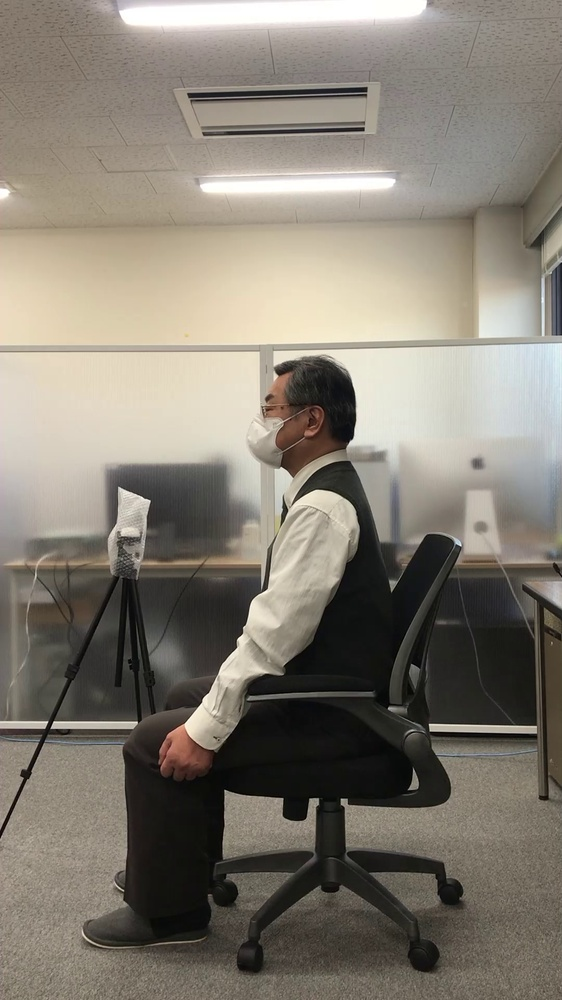
#> input picture lumina_diff/diff_sample/oka_turnoff.jpg, 562 x 1000 px, shrunk from 1080 x 1920 before the run; the run also reads 1 picture not shown here
$ python lumina.py
#> lines starting #> are read from the running program, lines starting #| are printed output that depends on the picture
import numpy as np
from PIL import Image
import sys

# 画像の読み込み
image1 = Image.open("./diff_sample/oka_turnoff.jpg")
#> image1 is the input picture: PIL image 562x1000 RGB; mean R, G, B 132.2, 125.8, 115
image2 = Image.open("./diff_sample/oka_turnon.jpg")

# RGB画像に変換
image1 = image1.convert("RGB")
image2 = image2.convert("RGB")

# NumPy配列へ変換
im1_u8 = np.array(image1)
im2_u8 = np.array(image2)

# サイズや色数が違うならエラー
if im1_u8.shape != im2_u8.shape:
    print("サイズが違います")
    sys.exit()

# 負の値も扱えるようにnp.int16に変換
im1_i16 = im1_u8.astype(np.int16)
im2_i16 = im2_u8.astype(np.int16)

# 差分配列作成
diff_i16 = im1_i16 - im2_i16
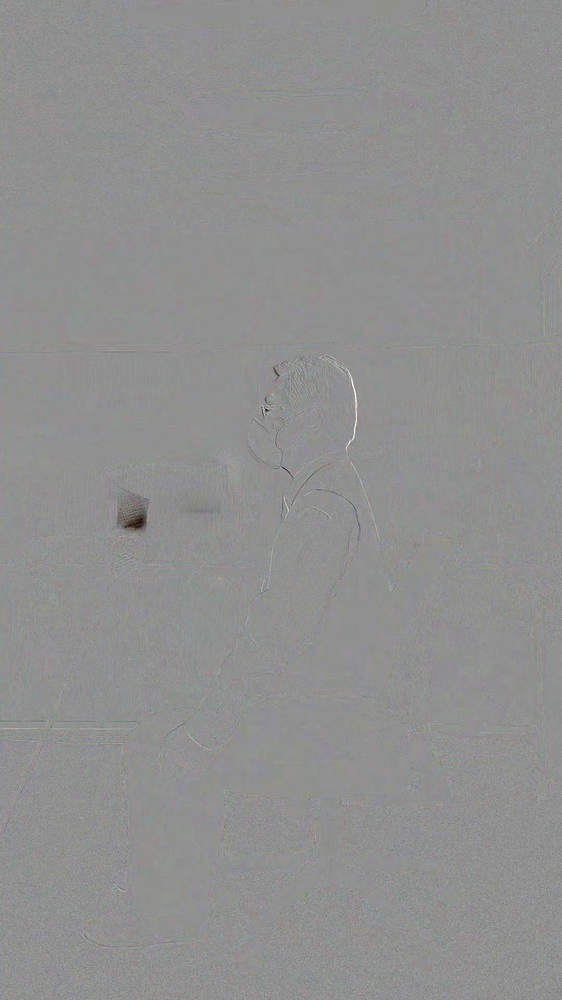
#> diff_i16: shape (1000, 562, 3) int16; mean R, G, B -0.1, -0.2, -0.2; drawn with min black and max white

'''ここから作成する画像によって異なる処理'''

# np.uint8型で扱える値に変換
diff_n_i16 = ((diff_i16 + 256) // 2)

# NumPy配列をnp.uint8型に変換
diff_u8 = diff_n_i16.astype(np.uint8)

# PIL画像に変換
diff_img = Image.fromarray(diff_u8)

'''ここまで作成する画像によって異なる処理'''

# 画像表示
diff_img.save("result.jpg")
